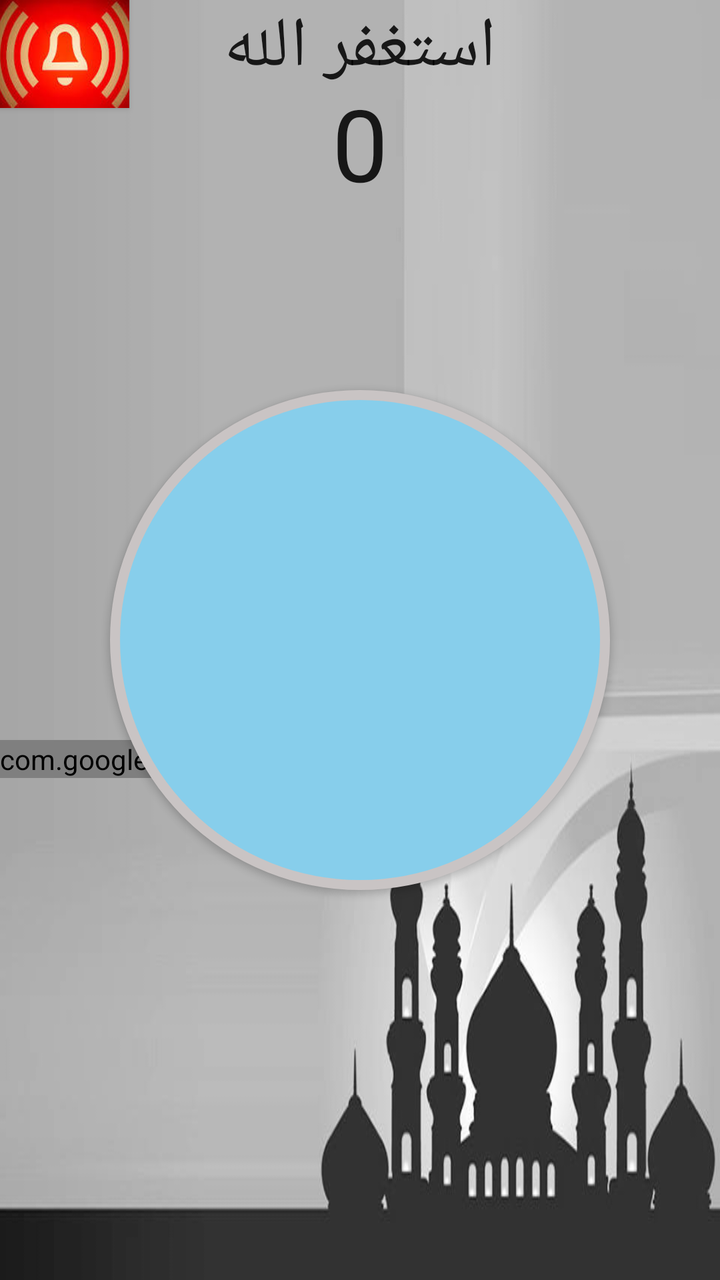
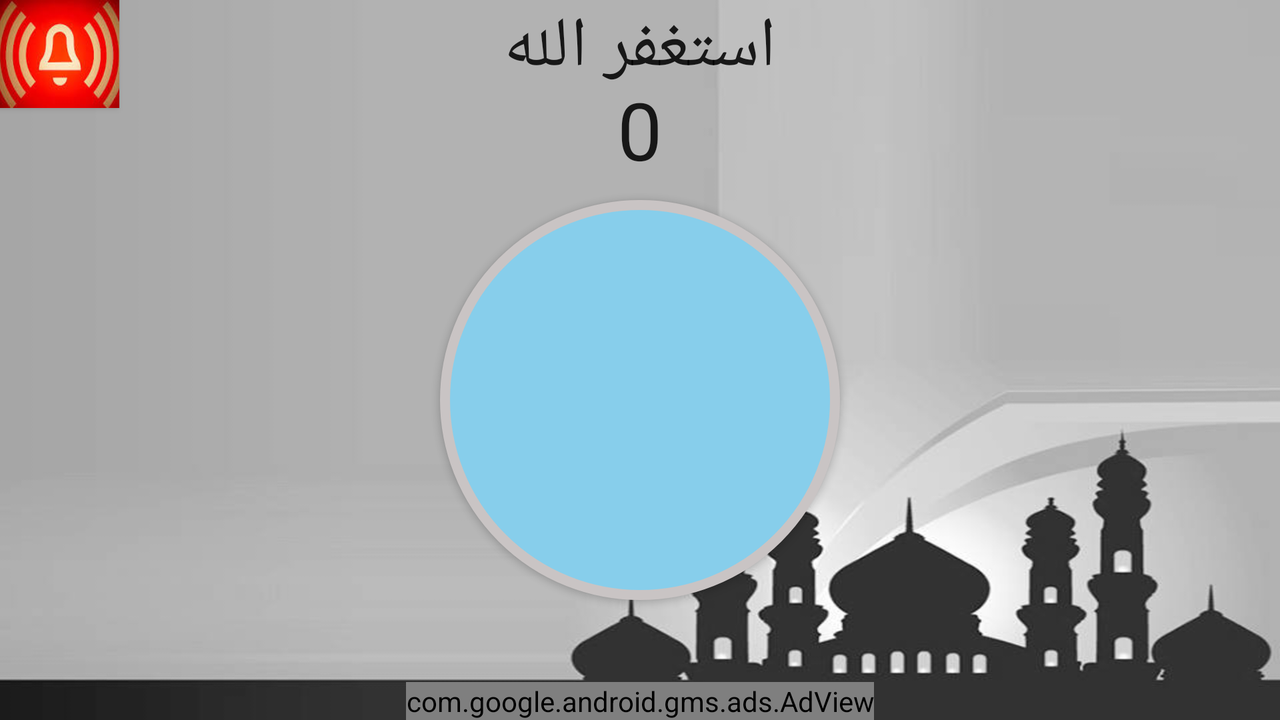

One screen, two layout resources from the same app: the default and the repository's alternative for another configuration. Each is rendered where Android would select it; the XML of both is given below.
<!-- AndroidManifest.xml: application theme AppTheme -->
<!-- res/layout/activity_main.xml -->
<?xml version="1.0" encoding="utf-8"?>
<RelativeLayout xmlns:android="http://schemas.android.com/apk/res/android"
    xmlns:tools="http://schemas.android.com/tools"
    xmlns:ads="http://schemas.android.com/apk/res-auto"

    android:layout_width="match_parent"
    android:layout_height="match_parent"
    android:paddingBottom="@dimen/activity_vertical_margin"
    android:paddingLeft="@dimen/activity_horizontal_margin"
    android:paddingRight="@dimen/activity_horizontal_margin"
    android:paddingTop="@dimen/activity_vertical_margin"
    tools:context="com.example2017.android.sebha.MainActivity"
    android:background="@drawable/mm"
    android:id="@+id/relative">

    <FrameLayout
        android:layout_width="match_parent"
        android:layout_height="match_parent"
        android:layout_alignParentTop="true"
        android:layout_alignParentLeft="true"
        android:layout_alignParentStart="true">

        <EditText
            android:layout_width="60dp"
            android:layout_height="60dp"
            android:id="@+id/editText3"
            android:background="#ffffff"
            android:inputType="number"
            android:textSize="20dp"
            android:layout_alignBottom="@+id/text1"
            android:layout_toLeftOf="@+id/btn_click"
            android:layout_alignTop="@+id/text1"
            android:layout_marginTop="60dp"
            android:layout_alignParentLeft="true"
            android:layout_alignParentStart="true"
            android:visibility="invisible" />

        <Button
            android:layout_width="wrap_content"
            android:layout_height="wrap_content"
            android:id="@+id/btn_click"
            android:background="@drawable/buttonshape"
            android:layout_centerVertical="true"
            android:layout_centerHorizontal="true"
            android:onClick="clik"
            android:layout_gravity="center" />

        <com.google.android.gms.ads.AdView
            android:id="@+id/adView"
            android:layout_width="wrap_content"
            android:layout_height="wrap_content"
            android:layout_centerHorizontal="true"
            android:layout_alignParentBottom="true"
            android:layout_marginTop="370dp"
            ads:adSize="BANNER"
            ads:adUnitId="@string/banner_ad_unit_id">
        </com.google.android.gms.ads.AdView>


        <TextView
            android:layout_width="wrap_content"
            android:layout_height="wrap_content"
            android:textAppearance="?android:attr/textAppearanceLarge"
            android:text="استغفر الله"
            android:textSize="35sp"
            android:id="@+id/textView"
            android:layout_centerHorizontal="true"
            android:layout_gravity="center_horizontal|top" />

        <TextView
            android:layout_width="wrap_content"
            android:layout_height="wrap_content"
            android:textAppearance="?android:attr/textAppearanceLarge"
            android:text="0"
            android:textSize="50sp"
            android:id="@+id/text1"
            android:layout_marginTop="38dp"
            android:layout_below="@+id/textView"
            android:layout_centerHorizontal="true"
            android:layout_gravity="center_horizontal|top" />

        <Button
            android:layout_width="65dp"
            android:layout_height="54dp"
            android:id="@+id/alarm"
            android:onClick="butalarm"
            android:layout_alignBottom="@+id/textView"
            android:layout_alignParentLeft="true"
            android:layout_alignParentStart="true"
            android:layout_toLeftOf="@+id/btn_click"
            android:layout_toStartOf="@+id/btn_click"
            android:background="@drawable/alarm"
            android:layout_gravity="left|top" />
    </FrameLayout>


</RelativeLayout>
<!-- resources referenced by this layout -->
<resources>
  <!-- drawable alarm: jpg bitmap (drawable, 5910 bytes) -->
  <!-- drawable buttonshape (drawable) -->
  <?xml version="1.0" encoding="utf-8"?>
  <selector xmlns:android="http://schemas.android.com/apk/res/android">
      <item>
          <shape android:shape="oval">
  
              <stroke android:color="#FFC9C4C4" android:width="5dp" />
              <solid android:color="#87CEEB" />
              <size android:width="250dp" android:height="250dp"/>
  
          </shape>
      </item>
  </selector>
  <!-- drawable mm: jpg bitmap (drawable, 21530 bytes) -->
  <string name="banner_ad_unit_id">ca-app-pub-7819737441034557/8624191221</string>
  <style name="AppTheme" parent="Theme.AppCompat.Light.DarkActionBar">
          
          <item name="colorPrimary">#3f51b5</item>
          <item name="colorPrimaryDark">@color/colorPrimaryDark</item>
          <item name="colorAccent">@color/colorAccent</item>
      </style>
  <color name="colorPrimaryDark">#303F9F</color>
  <color name="colorAccent">#FF4081</color>
</resources>
<!-- res/layout-land/activity_main.xml (the repository's variant of the layout above) -->
<!-- drawn on the phone turned sideways -->
<?xml version="1.0" encoding="utf-8"?>
<RelativeLayout xmlns:android="http://schemas.android.com/apk/res/android"
    xmlns:tools="http://schemas.android.com/tools"
    xmlns:ads="http://schemas.android.com/apk/res-auto"

    android:layout_width="match_parent"
    android:layout_height="match_parent"
    android:paddingBottom="@dimen/activity_vertical_margin"
    android:paddingLeft="@dimen/activity_horizontal_margin"
    android:paddingRight="@dimen/activity_horizontal_margin"
    android:paddingTop="@dimen/activity_vertical_margin"
    tools:context="com.example2017.android.sebha.MainActivity"
    android:background="@drawable/mm"
    android:id="@+id/relative">

    <FrameLayout
        android:layout_width="match_parent"
        android:layout_height="match_parent"
        android:layout_alignParentTop="true"
        android:layout_alignParentLeft="true"
        android:layout_alignParentStart="true">

        <EditText
            android:layout_width="20dp"
            android:layout_height="wrap_content"
            android:id="@+id/editText3"
            android:background="#ffffff"
            android:inputType="number"
            android:layout_alignBottom="@+id/text1"
            android:layout_toLeftOf="@+id/btn_click"
            android:layout_alignTop="@+id/text1"
            android:layout_alignParentLeft="true"
            android:layout_alignParentStart="true"
            android:visibility="invisible" />

        <Button
            android:layout_width="200dp"
            android:layout_height="200dp"
            android:id="@+id/btn_click"
            android:background="@drawable/buttonshape"
            android:layout_marginTop="20dp"
            android:layout_centerVertical="true"
            android:layout_centerHorizontal="true"
            android:onClick="clik"
            android:layout_gravity="center" />

        <com.google.android.gms.ads.AdView
            android:id="@+id/adView"
            android:layout_width="wrap_content"
            android:layout_height="wrap_content"
            android:layout_centerHorizontal="true"
            android:layout_alignParentBottom="true"
            ads:adSize="BANNER"
            ads:adUnitId="@string/banner_ad_unit_id"
            android:layout_gravity="center_horizontal|bottom">
        </com.google.android.gms.ads.AdView>

        <TextView
            android:layout_width="wrap_content"
            android:layout_height="wrap_content"
            android:textAppearance="?android:attr/textAppearanceLarge"
            android:text="استغفر الله"
            android:textSize="35sp"
            android:id="@+id/textView"
            android:layout_gravity="center_horizontal|top" />

        <TextView
            android:layout_width="wrap_content"
            android:layout_height="49dp"
            android:textAppearance="?android:attr/textAppearanceLarge"
            android:text="0"
            android:textSize="40sp"
            android:id="@+id/text1"
            android:layout_marginTop="38dp"
            android:layout_below="@+id/textView"
            android:layout_centerHorizontal="true"
            android:layout_gravity="center_horizontal|top" />

        <Button
            android:layout_width="60dp"
            android:layout_height="54dp"
            android:id="@+id/alarm"
            android:onClick="butalarm"
            android:layout_alignBottom="@+id/textView"
            android:layout_alignParentLeft="true"
            android:layout_alignParentStart="true"
            android:layout_toLeftOf="@+id/btn_click"
            android:layout_toStartOf="@+id/btn_click"
            android:background="@drawable/alarm"
            android:layout_gravity="left|top" />
    </FrameLayout>


</RelativeLayout>
